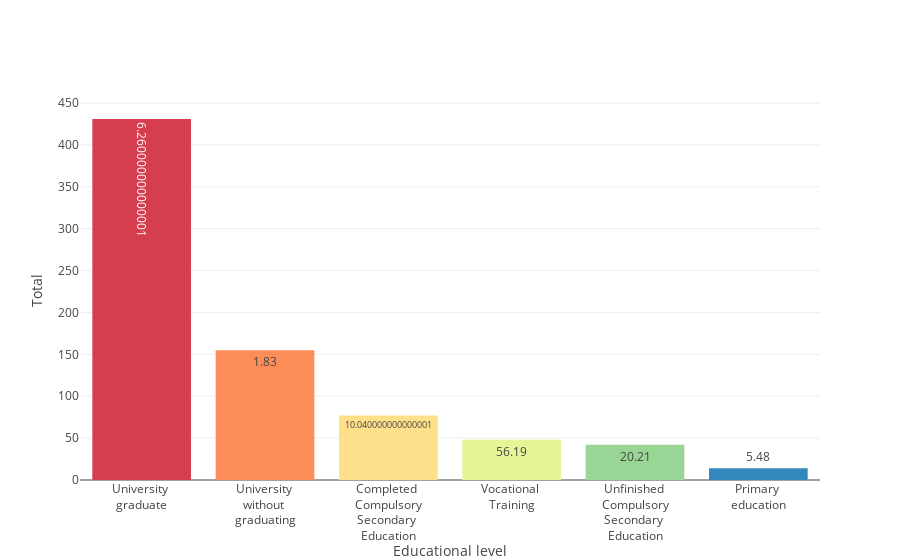

Here is the notebook cell this chart was saved with:
### Markdown cell above
## Distribution of educational level in the population

### Code cell
labels_edulevel = ['Primary <br>education', 'Unfinished <br>Compulsory<br>Secondary <br>Education', 'Completed <br>Compulsory<br>Secondary <br>Education',
                   'Vocational <br>Training', 'University <br>without <br>graduating', 'University <br>graduate']
tickvals_edulevel = [0, 1, 2, 3, 4, 5]

data_complete_en['Educational level'].replace(
    tickvals_edulevel, labels_edulevel, inplace=True)

print('Describing the variable Educational level')
display(data_complete_en['Educational level'].describe())
print('Count of each value in Age expresed as educational level / amount')
display(data_complete_en['Educational level'].value_counts())
print('Percentage of each value in Age expresed as educational level / percentage')
display(data_complete_en['Educational level'].value_counts(
    normalize=True).round(4) * 100)


data4 = [go.Bar(x=data_complete_en['Educational level'].unique(),
                y=data_complete_en['Educational level'].value_counts(),
                text=(data_complete_en['Educational level'].value_counts(
                    normalize=True).sort_index().round(4) * 100),
                marker=dict(color=cl.scales['6']['div']['Spectral']),
                name='Educational level')]
layout4 = go.Layout(
    xaxis=go.layout.XAxis(
        title='Educational level',
    ),
    yaxis=go.layout.YAxis(
        title="Total"),
    bargap=0.2,
)
fig4 = go.Figure(data=data4, layout=layout4)
iplot(fig4)
plt.show()

### Figure 1 — Plotly figure (JSON) as saved in the notebook; plotly's stock layout.template omitted (floating-point values rounded to 4 significant figures)
{"data": [{"marker": {"color": ["rgb(213,62,79)", "rgb(252,141,89)", "rgb(254,224,139)", "rgb(230,245,152)", "rgb(153,213,148)", "rgb(50,136,189)"]}, "name": "Educational level", "text": [6.26, 1.83, 10.04, 56.19, 20.21, 5.48], "type": "bar", "uid": "1de2d5bd-6c5e-4708-8c7a-0d6e2310e1fe", "x": ["University <br>graduate", "University <br>without <br>graduating", "Completed <br>Compulsory<br>Secondary <br>Education", "Vocational <br>Training", "Unfinished <br>Compulsory<br>Secondary <br>Education", "Primary <br>education"], "y": [431, 155, 77, 48, 42, 14]}], "layout": {"bargap": 0.2, "xaxis": {"title": {"text": "Educational level"}}, "yaxis": {"title": {"text": "Total"}}}}
